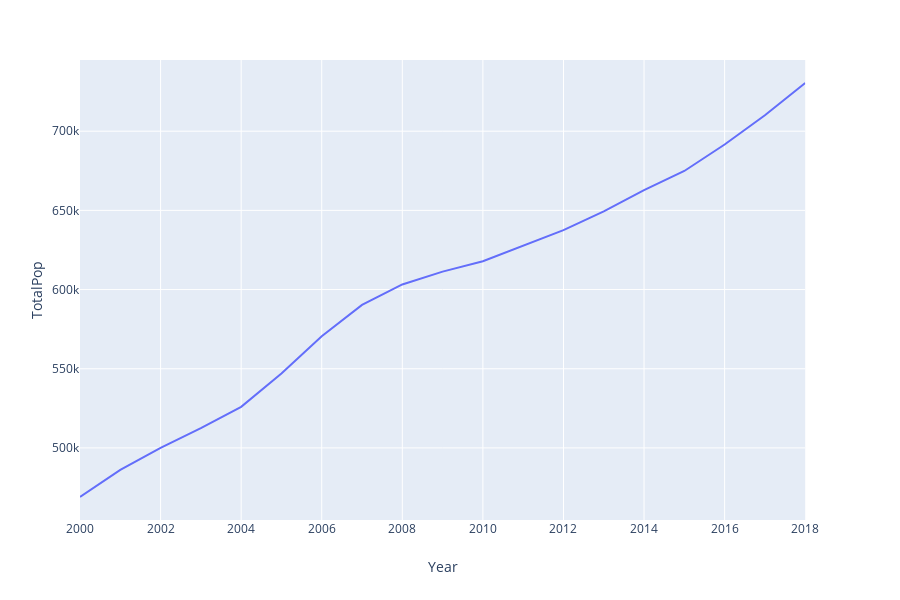

Write notebook code for a chart like this one.
### Code cell
#df_year_base

import plotly
import plotly.express as px

fig1 = px.line(df_year_base, x='Year', y = 'TotalHouse')
fig2 = px.line(df_year_base, x='Year', y = 'TotalPop')
fig2.show()

### Figure 1 — Plotly figure (JSON) as saved in the notebook; plotly's stock layout.template omitted (floating-point values rounded to 4 significant figures)
{"data": [{"hoverlabel": {"namelength": 0}, "hovertemplate": "Year=%{x}<br>TotalPop=%{y}", "legendgroup": "", "line": {"color": "#636efa", "dash": "solid"}, "mode": "lines", "name": "", "showlegend": false, "type": "scatter", "x": [2000, 2001, 2002, 2003, 2004, 2005, 2006, 2007, 2008, 2009, 2010, 2011, 2012, 2013, 2014, 2015, 2016, 2017, 2018], "xaxis": "x", "y": [469017, 486078, 499994, 512491, 525975, 546980, 570583, 590330, 603218, 611341, 617869, 627640, 637514, 649411, 662777, 674874, 691605, 710080, 730426], "yaxis": "y"}], "layout": {"height": 600, "legend": {"tracegroupgap": 0}, "margin": {"t": 60}, "xaxis": {"anchor": "y", "domain": [0, 0.98], "title": {"text": "Year"}}, "yaxis": {"anchor": "x", "domain": [0, 1], "title": {"text": "TotalPop"}}}}
